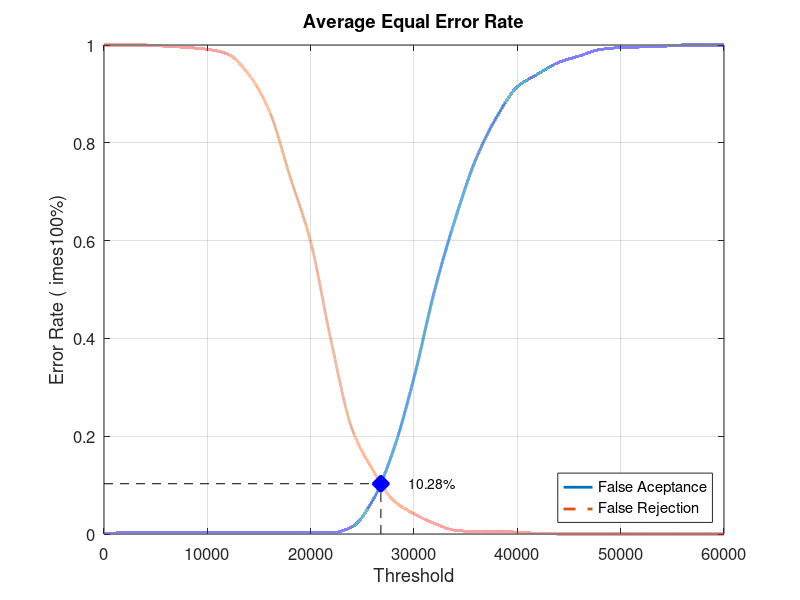
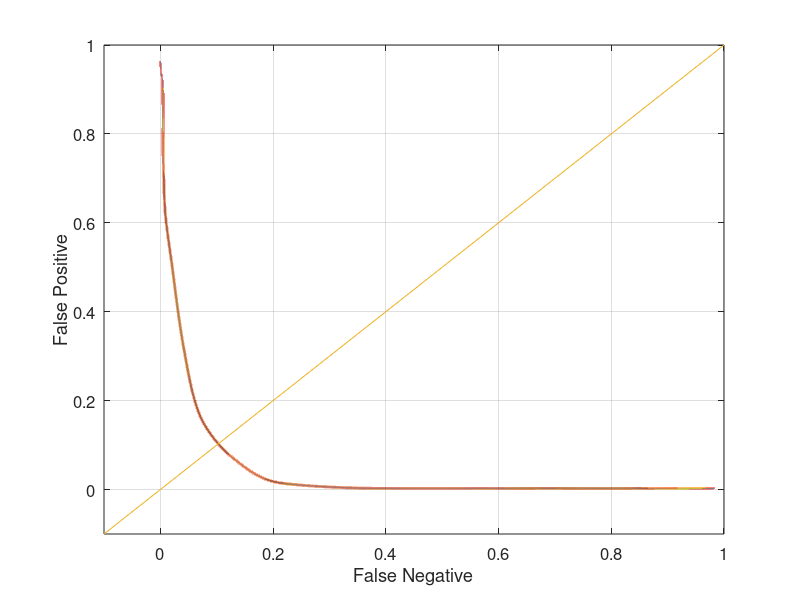

MATLAB code for these plots, in order:
close all;
clear;
clc;
x = 0:2000:60000;
xq = 0:0.5:60000;

y0 = [0 0.00263158 0.00263158 0.00263158 0.00263158 0.00263158 0.00263158 0.00263158 0.00263158 0.00263158 0.00263158 0.00263158 0.0144737 0.0684211 0.171053 0.319737 0.498684 0.644737 0.767105 0.852632 0.914474 0.940789 0.964474 0.977632 0.990789 0.994737 0.996053 0.997368 1 1 1]
yy0 = interp1(x, y0, xq, 'pchip');
y1 = [1 1 1 0.9975 0.995 0.99125 0.98125 0.94 0.865 0.73125 0.5975 0.3925 0.215 0.13125 0.06875 0.04125 0.02125 0.0075 0.005 0.005 0.00375 0.00125 0 0 0 0 0 0 0 0 0]
yy1 = interp1(x, y1, xq, 'pchip');

% Calculating EER: 
y2 = abs(y0 - y1);
find(y2 == min(y2))
yy2 = abs(yy0 - yy1);
xEER = find(yy2 == min(yy2));
xEERIndex = xq(xEER) % X-axis EER
yEER = yy0(xEER) % Y-axis EER

main = figure
plot(xq, yy0,'-','LineWidth', 2);	hold on
plot(xq, yy1,'--','LineWidth', 2);	hold on
plot([xEERIndex xEERIndex], [0 yEER], 'k--');	hold on
plot([0 xEERIndex], [yEER yEER], 'k--');	hold on
plot(xEERIndex, yEER, 'bx', 'LineWidth', 10);	hold on
text(xEERIndex + 10 * xEERIndex / 100, yEER, [num2str(round((10000 * yEER)) / 100) '%'])
legend('False Aceptance', 'False Rejection', 'Location', 'SouthEast')
xlabel('Threshold')
ylabel('Error Rate (	imes100%)')
title('Average Equal Error Rate')
set(gca, 'FontSize', 12)
axis([0 60000 0 1])
grid on

print(main, 'Experiment1AverageMain', '-dpng');
FNRxFPR = figure('Color', [1 1 1]);
plot(yy1, yy0, '-', yy1, yy0, 'LineWidth', 2);
hold on
y = -0.1:0.1:1
plot(y, y); 
set(gca, 'FontSize', 12)
xlabel('False Negative')
ylabel('False Positive')
axis([-0.1 1 -0.1 1])
set(gca, 'FontSize', 12)
grid on

print(FNRxFPR, 'Experiment1AverageFNRxFPR','-dpng');
